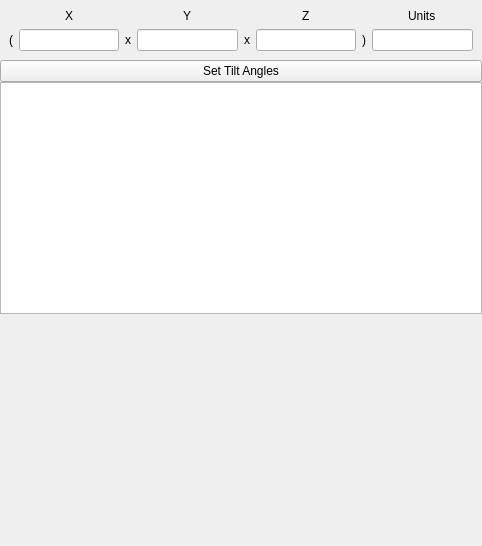
<?xml version="1.0" encoding="UTF-8"?>
<ui version="4.0">
 <class>DataPropertiesPanel</class>
 <widget class="QWidget" name="DataPropertiesPanel">
  <property name="geometry">
   <rect>
    <x>0</x>
    <y>0</y>
    <width>482</width>
    <height>546</height>
   </rect>
  </property>
  <property name="windowTitle">
   <string>Form</string>
  </property>
  <property name="styleSheet">
   <string notr="true"/>
  </property>
  <layout class="QVBoxLayout" name="verticalLayout">
   <property name="spacing">
    <number>0</number>
   </property>
   <property name="sizeConstraint">
    <enum>QLayout::SetDefaultConstraint</enum>
   </property>
   <property name="leftMargin">
    <number>0</number>
   </property>
   <property name="topMargin">
    <number>0</number>
   </property>
   <property name="rightMargin">
    <number>0</number>
   </property>
   <property name="bottomMargin">
    <number>0</number>
   </property>
   <item>
    <widget class="pqProxyInformationWidget" name="OriginalInformationWidget" native="true">
     <property name="autoFillBackground">
      <bool>false</bool>
     </property>
     <property name="styleSheet">
      <string notr="true"/>
     </property>
    </widget>
   </item>
   <item>
    <widget class="pqProxyInformationWidget" name="TransformedInformationWidget" native="true"/>
   </item>
   <item>
    <widget class="QWidget" name="PropertiesButtons" native="true">
     <layout class="QHBoxLayout" name="horizontalLayout">
      <property name="leftMargin">
       <number>0</number>
      </property>
      <property name="topMargin">
       <number>0</number>
      </property>
      <property name="rightMargin">
       <number>0</number>
      </property>
      <property name="bottomMargin">
       <number>0</number>
      </property>
     </layout>
    </widget>
   </item>
   <item>
    <widget class="QWidget" name="LengthWidget" native="true">
     <layout class="QVBoxLayout" name="verticalLayout1">
      <item>
       <layout class="QGridLayout" name="gridLayout_2">
        <item row="1" column="0">
         <widget class="QLabel" name="leftBracketLabel">
          <property name="text">
           <string>(</string>
          </property>
         </widget>
        </item>
        <item row="1" column="6">
         <widget class="QLabel" name="rightBracketLabel">
          <property name="text">
           <string>)</string>
          </property>
         </widget>
        </item>
        <item row="0" column="5" alignment="Qt::AlignHCenter">
         <widget class="QLabel" name="zLabel">
          <property name="text">
           <string>Z</string>
          </property>
         </widget>
        </item>
        <item row="1" column="4">
         <widget class="QLabel" name="multiplyLabel2">
          <property name="text">
           <string>x</string>
          </property>
         </widget>
        </item>
        <item row="1" column="1">
         <widget class="QLineEdit" name="xLengthBox">
          <property name="alignment">
           <set>Qt::AlignCenter</set>
          </property>
         </widget>
        </item>
        <item row="1" column="5">
         <widget class="QLineEdit" name="zLengthBox">
          <property name="alignment">
           <set>Qt::AlignCenter</set>
          </property>
         </widget>
        </item>
        <item row="0" column="1" alignment="Qt::AlignHCenter">
         <widget class="QLabel" name="xLabel">
          <property name="text">
           <string>X</string>
          </property>
         </widget>
        </item>
        <item row="1" column="2">
         <widget class="QLabel" name="multiplyLabel1">
          <property name="text">
           <string>x</string>
          </property>
         </widget>
        </item>
        <item row="1" column="3">
         <widget class="QLineEdit" name="yLengthBox">
          <property name="alignment">
           <set>Qt::AlignCenter</set>
          </property>
         </widget>
        </item>
        <item row="0" column="3" alignment="Qt::AlignHCenter">
         <widget class="QLabel" name="yLabel">
          <property name="text">
           <string>Y</string>
          </property>
         </widget>
        </item>
        <item row="1" column="7">
         <widget class="QLineEdit" name="unitBox">
          <property name="alignment">
           <set>Qt::AlignCenter</set>
          </property>
         </widget>
        </item>
        <item row="0" column="7" alignment="Qt::AlignHCenter">
         <widget class="QLabel" name="unitLabel">
          <property name="text">
           <string>Units</string>
          </property>
         </widget>
        </item>
       </layout>
      </item>
     </layout>
    </widget>
   </item>
   <item>
    <widget class="QPushButton" name="SetTiltAnglesButton">
     <property name="text">
      <string>Set Tilt Angles</string>
     </property>
    </widget>
   </item>
   <item>
    <widget class="QTableWidget" name="TiltAnglesTable">
     <property name="sizePolicy">
      <sizepolicy hsizetype="Expanding" vsizetype="Expanding">
       <horstretch>0</horstretch>
       <verstretch>0</verstretch>
      </sizepolicy>
     </property>
    </widget>
   </item>
   <item>
    <spacer name="verticalSpacer">
     <property name="orientation">
      <enum>Qt::Vertical</enum>
     </property>
     <property name="sizeHint" stdset="0">
      <size>
       <width>20</width>
       <height>40</height>
      </size>
     </property>
    </spacer>
   </item>
  </layout>
 </widget>
 <customwidgets>
  <customwidget>
   <class>pqProxyInformationWidget</class>
   <extends>QWidget</extends>
   <header>pqProxyInformationWidget.h</header>
   <container>1</container>
  </customwidget>
 </customwidgets>
 <tabstops>
  <tabstop>xLengthBox</tabstop>
  <tabstop>yLengthBox</tabstop>
  <tabstop>zLengthBox</tabstop>
  <tabstop>unitBox</tabstop>
  <tabstop>SetTiltAnglesButton</tabstop>
  <tabstop>TiltAnglesTable</tabstop>
 </tabstops>
 <resources/>
 <connections/>
</ui>
